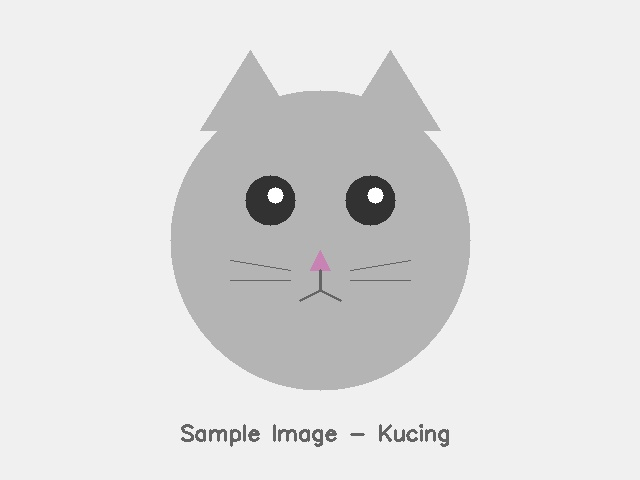
#> input picture Modul01 - Pendahuluan Komputer Vision/praktikum/image/kucing.jpg, 640 x 480 px, found by its file name; its folder holds 5 pictures in this run
$ python 04_arsitektur_cnn_visualisasi.py   (older library calls are emulated)
#> lines starting #> are read from the running program, lines starting #| are printed output that depends on the picture
"""
==========================================================================
PERCOBAAN 4: VISUALISASI ARSITEKTUR CNN
==========================================================================
Program ini memvisualisasikan komponen arsitektur CNN (Convolutional
Neural Network) secara layer-by-layer. Membantu memahami bagaimana
data mengalir dari input hingga output dalam sebuah CNN.

Konsep yang dipelajari:
- Struktur layer CNN: Conv -> ReLU -> Pool -> FC
- Perubahan dimensi tensor di setiap layer
- Arsitektur terkenal: LeNet-5, VGG, ResNet (diagram)
- Receptive field dan feature map

Referensi: Szeliski Ch.5, Deep Learning for CV (Rosebrock)
==========================================================================
"""

import cv2
import numpy as np
import os
import matplotlib
import matplotlib.pyplot as plt

SCRIPT_DIR = os.path.dirname(os.path.abspath(__file__))
IMAGE_DIR = os.path.join(SCRIPT_DIR, "image")
OUTPUT_DIR = os.path.join(SCRIPT_DIR, "output")
os.makedirs(OUTPUT_DIR, exist_ok=True)


def load_gambar(nama_file):
    """Memuat gambar dari folder image/."""
    path = os.path.join(IMAGE_DIR, nama_file)
    img = cv2.imread(path)
    if img is None:
        print(f"  [ERROR] {nama_file} tidak ditemukan!")
    return img


def simulasi_conv_layer(img_gray, kernel_size=3, num_filters=4):
    """
    Mensimulasikan operasi convolutional layer pada gambar grayscale.
    Menggunakan kernel acak untuk menghasilkan feature map.
    Setiap filter mengekstrak fitur berbeda (edge, texture, dll).
    """
    h, w = img_gray.shape
    feature_maps = []
    kernels = []
    for i in range(num_filters):
        # Buat kernel acak yang bermakna (Gabor-like)
        np.random.seed(i * 42)
        kernel = np.random.randn(kernel_size, kernel_size).astype(np.float32)
        kernel /= np.abs(kernel).sum() + 1e-7
        kernels.append(kernel)
        # Terapkan konvolusi
        fmap = cv2.filter2D(img_gray, cv2.CV_32F, kernel)
        feature_maps.append(fmap)
    return feature_maps, kernels


def simulasi_pooling(feature_map, pool_size=2):
    """
    Mensimulasikan max pooling pada feature map.
    Max pooling mengambil nilai maksimum dalam window pool_size x pool_size.
    Efek: mengurangi dimensi spasial dan menambah invariansi.
    """
    h, w = feature_map.shape
    h_new, w_new = h // pool_size, w // pool_size
    pooled = np.zeros((h_new, w_new), dtype=np.float32)
    for i in range(h_new):
        for j in range(w_new):
            region = feature_map[i*pool_size:(i+1)*pool_size, j*pool_size:(j+1)*pool_size]
            pooled[i, j] = np.max(region)
    return pooled


def visualisasi_arsitektur_cnn(img_gray, feature_maps, pooled_maps, kernels):
    """
    Menampilkan alur data melalui CNN: Input -> Conv -> ReLU -> Pool.
    Setiap tahap divisualisasikan untuk memahami transformasi data.
    """
    n = len(feature_maps)
    fig, axes = plt.subplots(4, n + 1, figsize=(4 * (n + 1), 14))

    # Baris 1: Input
    axes[0, 0].imshow(img_gray, cmap='gray')
    axes[0, 0].set_title("Input", fontsize=10)
    for j in range(1, n + 1):
        axes[0, j].imshow(kernels[j - 1], cmap='RdBu_r')
        axes[0, j].set_title(f"Kernel {j}", fontsize=9)

    # Baris 2: Setelah konvolusi
    axes[1, 0].set_title("Conv Output", fontsize=10)
    axes[1, 0].axis('off')
    for j in range(n):
        axes[1, j + 1].imshow(feature_maps[j], cmap='viridis')
        axes[1, j + 1].set_title(f"FMap {j+1}\n{feature_maps[j].shape}", fontsize=8)

    # Baris 3: Setelah ReLU
    axes[2, 0].set_title("ReLU Output", fontsize=10)
    axes[2, 0].axis('off')
    for j in range(n):
        relu = np.maximum(feature_maps[j], 0)
        axes[2, j + 1].imshow(relu, cmap='viridis')
        axes[2, j + 1].set_title(f"ReLU {j+1}", fontsize=8)

    # Baris 4: Setelah Max Pool
    axes[3, 0].set_title("MaxPool Output", fontsize=10)
    axes[3, 0].axis('off')
    for j in range(n):
        axes[3, j + 1].imshow(pooled_maps[j], cmap='viridis')
        axes[3, j + 1].set_title(f"Pool {j+1}\n{pooled_maps[j].shape}", fontsize=8)

    for ax in axes.flat:
        ax.axis('off')

    plt.suptitle("Percobaan 4: Alur Data dalam CNN (Conv → ReLU → Pool)", fontsize=14)
    plt.tight_layout()
    plt.savefig(os.path.join(OUTPUT_DIR, "04_arsitektur_cnn.png"), dpi=150, bbox_inches='tight')
    plt.close()
    print("  [SAVED] output/04_arsitektur_cnn.png")


def diagram_arsitektur_terkenal():
    """
    Membuat diagram perbandingan arsitektur CNN terkenal.
    Menampilkan jumlah layer, parameter, dan keunggulan masing-masing.
    """
    arsitektur = {
        'LeNet-5\n(1998)': {'layers': 7, 'params': 0.06, 'top1': 99.0},
        'AlexNet\n(2012)': {'layers': 8, 'params': 61, 'top1': 63.3},
        'VGG-16\n(2014)': {'layers': 16, 'params': 138, 'top1': 74.4},
        'GoogLeNet\n(2014)': {'layers': 22, 'params': 6.8, 'top1': 74.8},
        'ResNet-50\n(2015)': {'layers': 50, 'params': 25.6, 'top1': 76.2},
        'MobileNetV2\n(2018)': {'layers': 53, 'params': 3.4, 'top1': 72.0},
        'EfficientNet\n(2019)': {'layers': 82, 'params': 5.3, 'top1': 77.1},
    }

    fig, (ax1, ax2) = plt.subplots(2, 1, figsize=(12, 8))

    nama = list(arsitektur.keys())
    layers = [v['layers'] for v in arsitektur.values()]
    params = [v['params'] for v in arsitektur.values()]
    acc = [v['top1'] for v in arsitektur.values()]

    colors = plt.cm.tab10(np.linspace(0, 0.7, len(nama)))
    ax1.bar(nama, layers, color=colors, edgecolor='black')
    ax1.set_ylabel("Jumlah Layer")
    ax1.set_title("Jumlah Layer per Arsitektur")

    ax2.bar(nama, params, color=colors, edgecolor='black')
    ax2.set_ylabel("Parameter (Juta)")
    ax2.set_title("Jumlah Parameter per Arsitektur")
    ax2.set_yscale('log')

    plt.tight_layout()
    plt.savefig(os.path.join(OUTPUT_DIR, "04_arsitektur_terkenal.png"), dpi=150, bbox_inches='tight')
    plt.close()
    print("  [SAVED] output/04_arsitektur_terkenal.png")


def main():
    """Fungsi utama: visualisasi arsitektur CNN."""
    print("=" * 60)
    print("PERCOBAAN 4: VISUALISASI ARSITEKTUR CNN")
    print("=" * 60)

    img = load_gambar("kucing.jpg")
#> in load_gambar, img is the input picture: shape (480, 640, 3); mean B, G, R 222.9, 222.9, 223
    if img is None:
        return
    img_gray = cv2.cvtColor(img, cv2.COLOR_BGR2GRAY)
    img_gray = cv2.resize(img_gray, (224, 224))
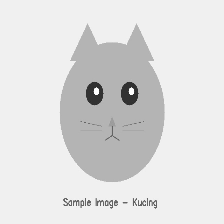
#> img_gray: shape (224, 224); min 45, max 255, mean 223

    # 1. Simulasi Conv Layer
    print("\n--- 1. Simulasi Convolutional Layer ---")
    feature_maps, kernels = simulasi_conv_layer(img_gray, kernel_size=3, num_filters=4)
#> the loop in simulasi_conv_layer, `for i in range(num_filters):` made 4 passes
#> pass 1, in simulasi_conv_layer, `fmap = cv2.filter2D(img_gray, cv2.CV_32F, kernel)`:
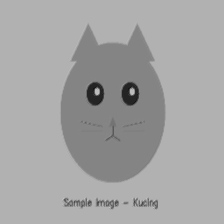
#> fmap: shape (224, 224) float32; min 20.42, max 195.7, mean 164.7
#> pass 2, in simulasi_conv_layer, `fmap = cv2.filter2D(img_gray, cv2.CV_32F, kernel)`:
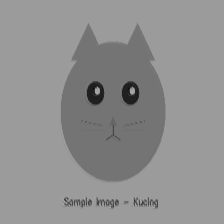
#> fmap: shape (224, 224) float32; min 12.13, max 178.4, mean 144.2
#> pass 3, in simulasi_conv_layer, `fmap = cv2.filter2D(img_gray, cv2.CV_32F, kernel)`:
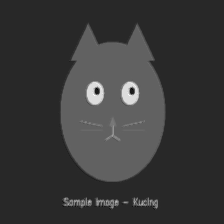
#> fmap: shape (224, 224) float32; min -210.3, max -10.7, mean -165.7; drawn with min black and max white
#> after the loop in simulasi_conv_layer, `for i in range(num_filters):`: feature_maps = 4 items
#> feature_maps = 4 items; kernels = 4 items
    for i, fm in enumerate(feature_maps):
        print(f"  Feature Map {i+1}: shape={fm.shape}, range=[{fm.min():.1f}, {fm.max():.1f}]")
#> this loop made 4 passes
#|   Feature Map 1: shape=(224, 224), range=[20.4, 195.7]
#|   Feature Map 2: shape=(224, 224), range=[12.1, 178.4]
#|   Feature Map 3: shape=(224, 224), range=[-210.3, -10.7]
#|   Feature Map 4: shape=(224, 224), range=[-110.5, 49.4]

    # 2. Simulasi Pooling
    print("\n--- 2. Simulasi Max Pooling ---")
    pooled_maps = [simulasi_pooling(fm) for fm in feature_maps]
#> pooled_maps = 4 items
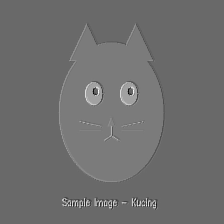
#> fm: shape (224, 224) float32; min -110.5, max 49.36, mean -41; drawn with min black and max white
    for i, pm in enumerate(pooled_maps):
        print(f"  Pooled Map {i+1}: shape={pm.shape}")

    # 3. Visualisasi alur CNN
    print("\n--- 3. Visualisasi Alur CNN ---")
    visualisasi_arsitektur_cnn(img_gray, feature_maps, pooled_maps, kernels)
#> in visualisasi_arsitektur_cnn, `n = len(feature_maps)`: n = 4
#> the loop in visualisasi_arsitektur_cnn, `for ax in axes.flat:` made 20 passes
#> in visualisasi_arsitektur_cnn, `plt.savefig(os.path.join(OUTPUT_DIR, "04_arsitektur_cnn.png"), dpi=150..`:
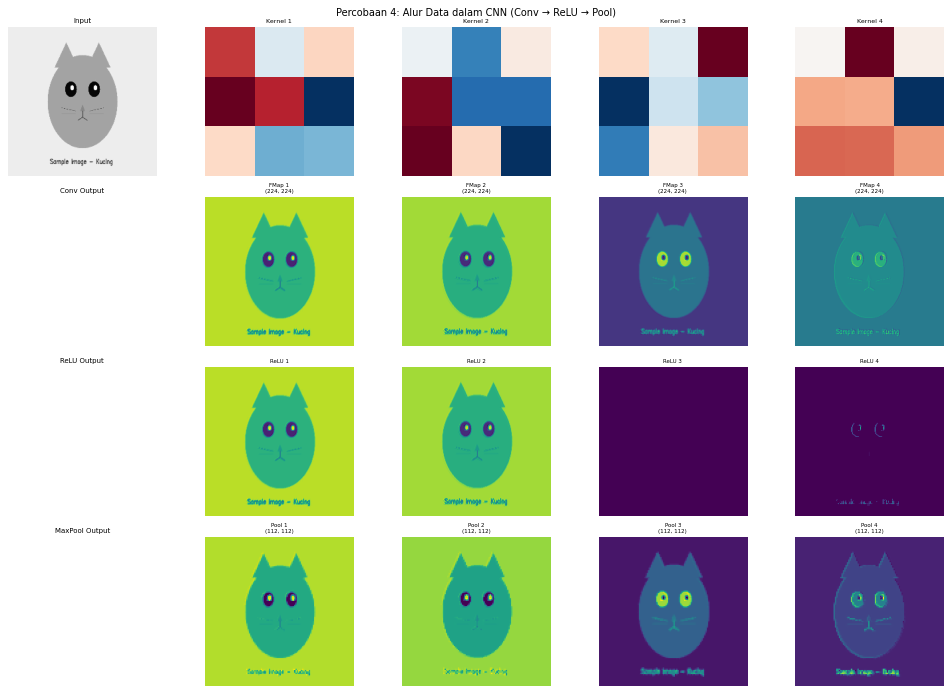
#> figure drawn by matplotlib, 17 panels

    # 4. Diagram arsitektur terkenal
    print("\n--- 4. Diagram Arsitektur Terkenal ---")
    diagram_arsitektur_terkenal()
#> in diagram_arsitektur_terkenal, `plt.savefig(os.path.join(OUTPUT_DIR, "04_arsitektur_terkenal.png"), dp..`:
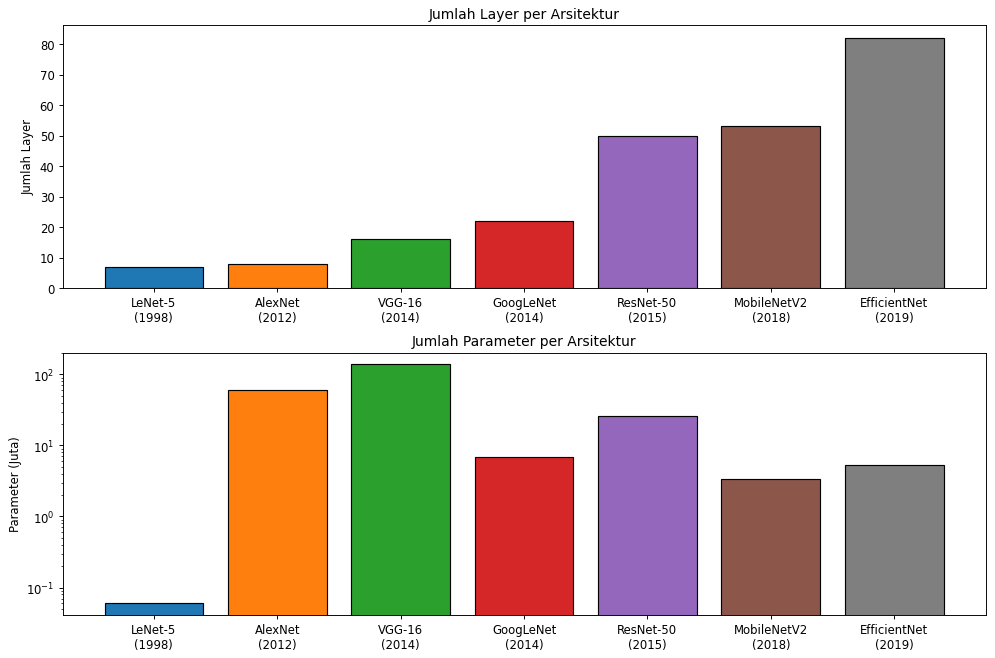
#> figure drawn by matplotlib, 2 panels; panel 1: tallest bar 82 high, from x = 5.6 to 6.4; panel 2: tallest bar 138 high, from x = 1.6 to 2.4

    # Tampilkan gambar
    cv2.imshow("Input CNN - Percobaan 4", img_gray)
    cv2.waitKey(2000)
    cv2.destroyAllWindows()

    print("\n" + "=" * 60)
    print("RINGKASAN PERCOBAAN 4")
    print("=" * 60)
    print("""
Konsep yang dipelajari:
1. CNN terdiri dari: Conv → ReLU → Pool → FC
2. Convolutional layer mengekstrak fitur lokal (edge, texture)
3. ReLU menghilangkan nilai negatif (non-linearitas)
4. Max Pooling mengurangi dimensi dan menambah invariansi
5. Arsitektur modern (ResNet, EfficientNet) lebih dalam dan efisien

Output: output/04_arsitektur_cnn.png, output/04_arsitektur_terkenal.png
""")


if __name__ == "__main__":
    main()
